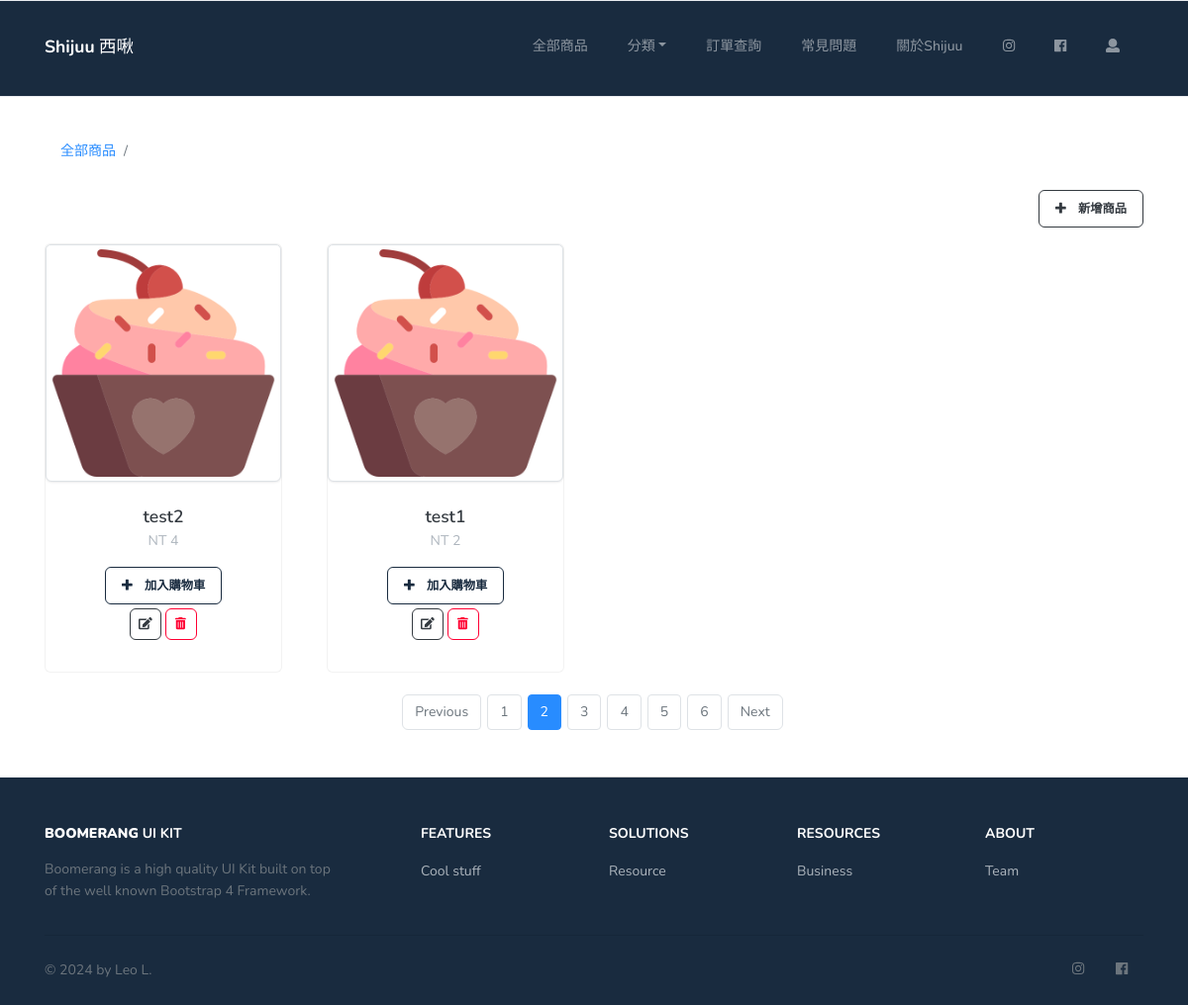
/products/all (signed in), run on the app's committed database.
### app/models.py (models this page shows, shortened)
class Product(db.Model):
    id = db.Column(db.Integer, primary_key=True)
    name = db.Column(db.String(30), unique=True, nullable=False)
    category = db.Column(db.String(20), default="default", nullable=False)
    price = db.Column(db.Integer, default=1, nullable=False)
    img = db.Column(db.String(120), default="/static/product/default.png", nullable=False)
    context = db.Column(db.String(200), default=" ")
    cart_products = db.relationship("CartProduct", back_populates="product")
    order_products = db.relationship("OrderProduct", back_populates="product")

### app/products/routes.py (the view, shortened to what this page needs)
@products_bp.route("/all", methods=["GET", "POST"])
def products_all():
    form = AddProductForm()
    products = Product.query.order_by(Product.id.desc())
    return render_template("product_page.html", form=form, products=products)

### app/models.py (called while the page is built)
@login.user_loader
def load_user(user_id):
    return User.query.filter_by(id=user_id).first()

    def checkProduct(self, product):
        for index, i in enumerate(self.cart_products):
            if i.product == product:
                return True, index
        else:
            return False, -1

### app/products/templates/product_page.html (shortened to what this page needs)
{% extends "base.html" %}
{% block app_container %}
    <section class="slice slice-sm" data-delimiter="1">
        <div class="container">
            <nav aria-label="breadcrumb">
                <ol class="breadcrumb bg-white">
                    <li class="breadcrumb-item" aria-current="page"><a href="{{ url_for('products.products_all') }}">全部商品</a></li>
                    <li class="breadcrumb-item active" aria-current="page">{{ category_name }}</li>
                </ol>
            </nav>
            <div class="d-flex justify-content-end">
                {% if current_user.is_admin is true %}
                    {% if form %}
                        <button type="button" class="btn btn-sm btn-outline-dark btn-icon" data-toggle="modal" data-target="#add_product">
                            <span class="btn-inner--icon"><i class="fas fa-plus"></i></span>
                            <span class="btn-inner--text">新增商品</span>
                        </button>
                    {% endif %}
                {% endif %}
            </div>
        </div>
        <div class="container">
            <div class="row cols-xs-space cols-sm-space cols-md-space">
                {% if products %}
                {% for i in products %}
                    <div class="col-lg-3">
                        <div class="card mt-3"  style="width: 15rem;">
                            <a href="{{ url_for('products.products', product_id=i.id)}}">
                                <img src="{{ i.img }}" class="card-img-top img-fluid img-thumbnail" style="height: 15rem;">
                            </a>
                            <div class="card-body text-center">
                                <h5 class="heading mb-3">
                                    <span class="d-block">{{ i.name }}</span>
                                    <small class="text-muted">NT {{ i.price }}</small>
                                </h5>
                                <div class="justify-content-center">
                                    {% if current_user.cart %}
                                    <form action="{{ url_for('cart.add_cart', cart_id=current_user.cart.id, product_id=i.id) }}" method="POST">
                                        <button type="submit" class="btn btn-sm btn-outline-tertiary btn-icon onclick">
                                            <span class="btn-inner--icon"><i class="fas fa-plus"></i></span>
                                            {% if current_user.cart.checkProduct(i)[0] %}
                                                <span class="btn-inner--text">再加入</span>
                                            {% else %}
                                                <span class="btn-inner--text">加入購物車</span>
                                            {% endif %}
                                        </button>
                                    </form>
                                    {% endif %}
                                </div>
                                {% if current_user.is_admin is true %}
                                    <div class="mt-1 justify-content-center">
                                        <button type="button" class="btn btn-sm btn-outline-dark btn-icon-only" data-toggle="modal" data-target="#update_product_{{ loop.index }}">
                                            <span class="btn-inner--icon"><i class="fas fa-edit"></i></span>
                                        </button>
                                        <button type="button" class="btn btn-sm btn-outline-danger btn-icon-only" data-toggle="modal" data-target="#delete_product_{{ loop.index }}">
                                            <span class="btn-inner--icon"><i class="fas fa-trash-alt"></i></span>
                                        </button>
                                    </div>
                                {% endif %}
                            </div>
                        </div>
                    </div>
                {% endfor %}
                {% endif %}
            </div>
        </div>
        <br>
        <div class="container">
            <nav aria-label="Page navigation example">
                <ul class="pagination justify-content-center">
                  <li class="page-item"><a class="page-link" href="#">Previous</a></li>
                  <li class="page-item"><a class="page-link" href="#">1</a></li>
                  <li class="page-item active"><a class="page-link" href="#">2</a></li>
                  <li class="page-item"><a class="page-link" href="#">3</a></li>
                  <li class="page-item"><a class="page-link" href="#">4</a></li>
                  <li class="page-item"><a class="page-link" href="#">5</a></li>
                  <li class="page-item"><a class="page-link" href="#">6</a></li>
                  <li class="page-item"><a class="page-link" href="#">Next</a></li>
                </ul>
              </nav>
        </div>
    </section>
{% endblock %}

### data on the page
Product: img (placeholder picture), name "test2", price "4"
Product: img (placeholder picture), name "test1", price "2"
